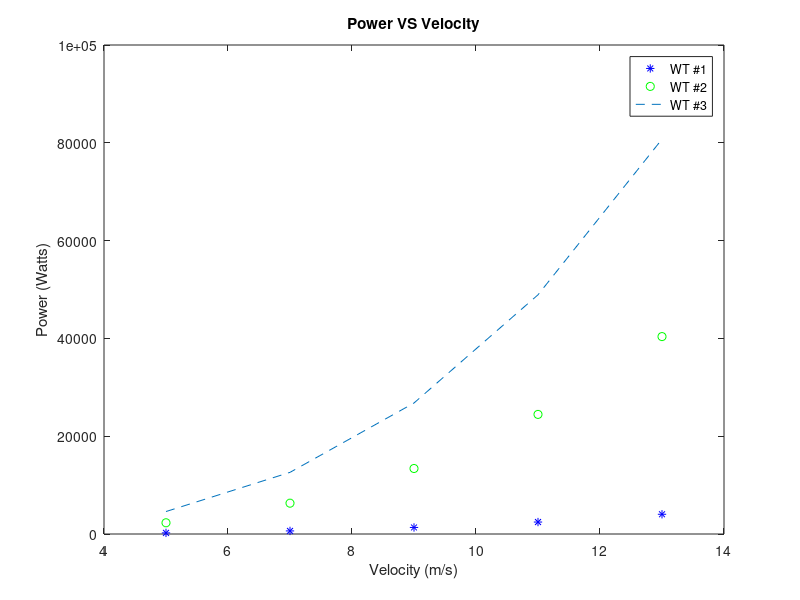

The MATLAB source for this figure:
%************************************************
%*  Name:  Nick Shiffer   Date:  10/08/17        *
%*  Seat:  11    File:  APP_A18_1_.m             *
%*  Instructor:  Dr Harper 10:20Am              *
%************************************************
fprintf ('\n')
fprintf ('\n************************************************')
fprintf ('\n*  Name:  Nick Shiffer   Date:  10/08/17        *')
fprintf ('\n*  Seat:  11    File:  APP_A18_1_.m           *')
fprintf ('\n*  Instructor:  Dr. Harper 10:20AM             *')
fprintf ('\n************************************************')
fprintf ('\n')

%read file
watts=load('APP_A18_1_watts.dat');
%calculate average
sum1=sum(watts);
avg=sum1/31;
%calculate standard deviation
sumx=sum((watts-avg).^2);
sd=sqrt(sumx/31);
%Find one standev above average
sdplus=avg+sd;
%Display to screen
fprintf('The average power is %.2f watts.\n The standard deviation is %.2f watts or -%.2f watts.\n The amount of power that satisfies the power requirement of 1 plus the standard deviation above the average is %.2f watts.\n',avg,sd,sd,sdplus) 
%Create vector
V=[5:2:13];
%Find P for each wind turbine
P1=0.3*0.5*1.225*10*V.^3;
P2=0.3*0.5*1.225*100*V.^3;
P3=0.3*0.5*1.225*200*V.^3;
%Plot power and velovity
figure
plot(V,P1,'*b',V,P2,'og',V,P3,'--')
title('Power VS Velocity')
xlabel('Velocity (m/s)')
ylabel('Power (Watts)')
legend('WT #1','WT #2','WT #3')





